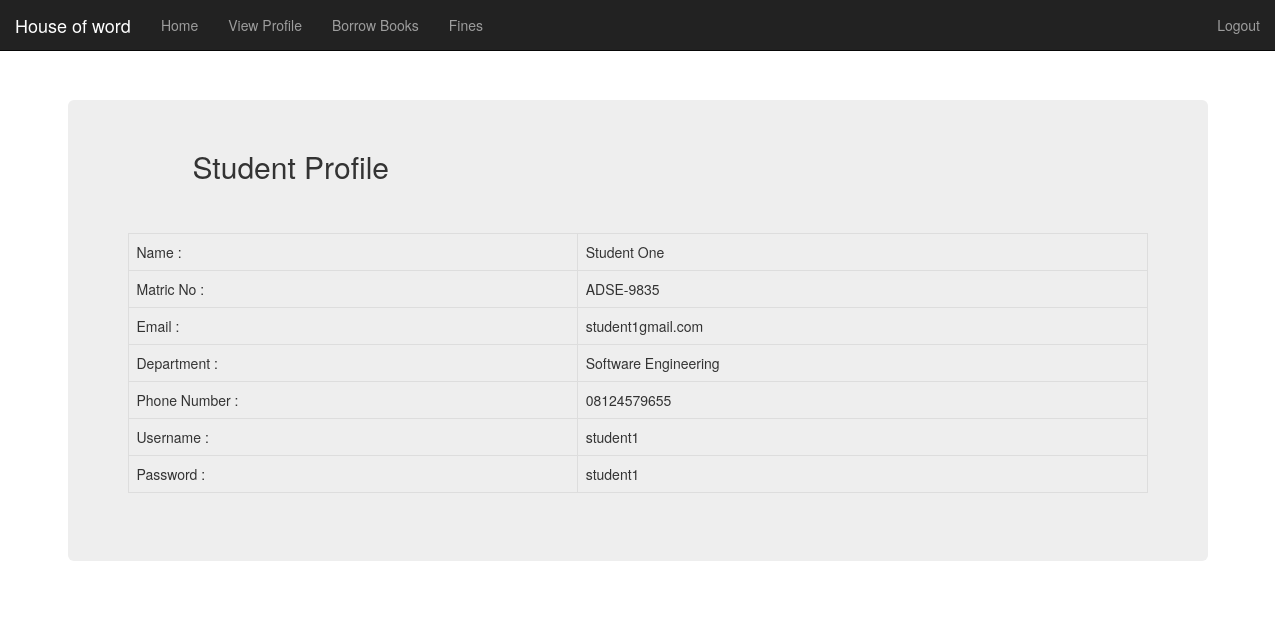
The page /profile.php (signed in) on the database its author committed.
### tables this page shows
CREATE TABLE `students` (
  `studentId` int(11) NOT NULL,
  `matric_no` varchar(30) NOT NULL,
  `password` varchar(150) NOT NULL,
  `username` varchar(150) NOT NULL,
  `email` varchar(60) NOT NULL,
  `dept` varchar(60) NOT NULL,
  `numOfBooks` int(11) NOT NULL,
  `moneyOwed` varchar(20) NOT NULL,
  `photo` text NOT NULL,
  `phoneNumber` varchar(11) NOT NULL,
  `name` varchar(60) NOT NULL
);

### profile.php (the view, shortened to what this page needs)
<?php
$student_name = $_SESSION['student-username'];
 ?>
<!DOCTYPE html>
<html>
<head>
	<link rel="stylesheet" type="text/css" href="css/bootstrap.css">
	<link rel="stylesheet" type="text/css" href="font-awesome-4.7.0/css/font-awesome.css">
	<link rel="stylesheet" type="text/css" href="css/style.css">
</head>
<body>
<div class="container">
 <?php include "includes/nav2.php"; ?>
	</div>
 <div class="container " style="margin-top: 100px">
 		<div class="row col-lg-12 col-lg-offset-1" style="margin-top: 30px;margin-bottom: 40px">
            <div class="col-lg-6 col-md-6">
            	<h2>Student Profile</h2>
            </div>
         </div>
            <div class="jumbotron">
               <table class="table table-bordered">
                    <?php
                    $sql = "SELECT * from students where username = '$student_name'";
                    $query = mysqli_query($conn, $sql);
                    while($row = mysqli_fetch_assoc($query)) { ?>
                  <tbody>
                    <tr>
                     <td>Name : </td>
                     <td><?php echo $row['name']; ?></td>
                    </tr>
                    <tr>
                     <td>Matric No : </td>
                     <td><?php echo $row['matric_no']; ?></td>
                    </tr>
                    <tr>
                     <td>Email : </td>
                     <td><?php echo $row['email']; ?></td>
                    </tr>
                    <tr>
                     <tr>
                     <td>Department : </td>
                     <td><?php echo $row['dept']; ?></td>
                    </tr>
                    <tr>
                     <td>Phone Number : </td>
                     <td><?php echo $row['phoneNumber']; ?></td>
                    </tr>
                    <tr>
                     <td>Username : </td>
                     <td><?php echo $row['username']; ?></td>
                    </tr>
                    <tr>
                     <td>Password : </td>
                     <td><?php echo $row['password']; ?></td>
                    </tr>
                 </tbody>
                 <?php } ?>
           </table>
            </div>
      </div>
</body>
</html>

### css/style.css (style rules this page uses)
body { overflow-x: hidden; }

### rows shown on the page
students: name "Student One", matric_no "ADSE-9835", email "student1gmail.com", dept "Software Engineering", phoneNumber "08124579655", username "student1", password "student1"
